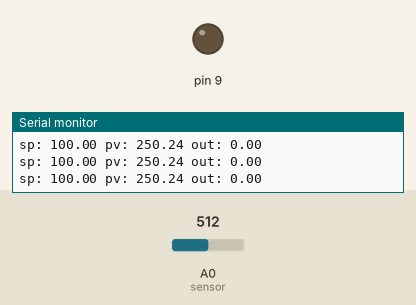
Bench run of a sketch on a simulated Arduino Uno, built with avr-gcc and run on an emulated ATmega328P. Parts: output pins drawn as LEDs (lit = HIGH), the last lines printed to the serial monitor. The inputs (shaded band) are chosen by the test bench; at power-on: A0 (sensor) = 512.

Above: at 1.2 s.
1.3 s: A0 (sensor) set to 0
At 3.0 s:
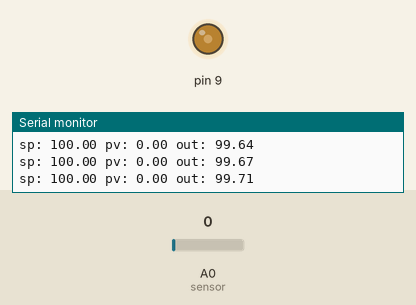
4.3 s: A0 (sensor) set to 20
At 4.7 s:
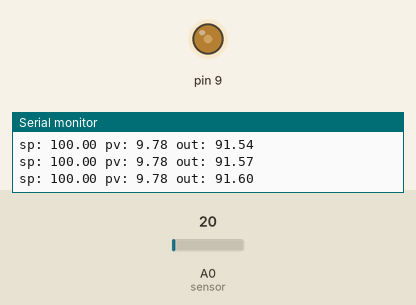
7.3 s: A0 (sensor) set to 6
At 8.1 s:
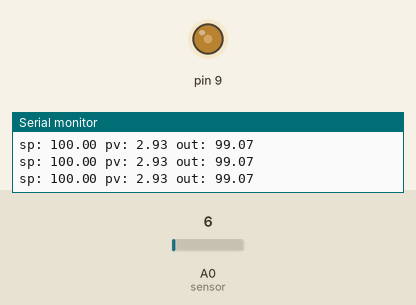
8.8 s: A0 (sensor) set to 3
At 9.2 s:
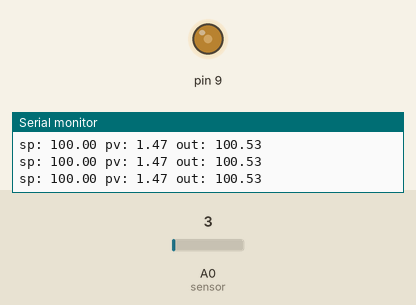
Timing chart, 0 to 11.8 s (numbered marks = the images above; inputs shaded):
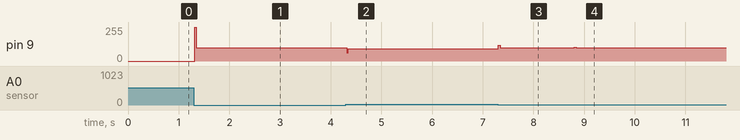

Measured:
- after the input at 1.3 s, pin 9: 0/255 → 98/255 at once, → 99/255 0.90 s later, → 100/255 1.0 s later, → 101/255 1.0 s later
- after the input at 4.3 s, pin 9: 101/255 → 91/255 at once, → 92/255 0.77 s later
- after the input at 7.3 s, pin 9: 92/255 → 99/255 at once
- after the input at 8.8 s, pin 9: 99/255 → 100/255 at once

The sketch:

pid_basic.ino
```cpp
// snippet: pid_basic
// tags: pid, controller, control, proportional, integral, derivative, feedback, setpoint, closed-loop
// boards: avr, esp32, megaavr, nano33iot, romi32u4, rp2040
// library: none
// description: Standard PID controller with proper I/D terms, anti-windup, and sensor read
//   PID formula: output = kp*error + ki*integral + kd*derivative
//   Anti-windup: clamp integral term to prevent saturation overshoot.
//   Derivative: (error - prevError) / dt, NOT (measurement - prevMeasurement).
//   All state (integral, prevError, prevMs) must be declared globally.
// prompts: PID controller, PID control loop, proportional integral derivative, feedback control, closed loop control, setpoint control, regulate temperature, speed control PID, balance control, PID tuning

float setpoint = 100.0;
float kp = 1.0, ki = 0.01, kd = 0.1;
float integral = 0.0, prevError = 0.0;
unsigned long prevMs = 0;

float pidCompute(float sp, float measured, float dt) {
  float error = sp - measured;
  integral += error * dt;
  integral  = constrain(integral, -200.0, 200.0);   // anti-windup clamp
  float derivative = (error - prevError) / dt;
  prevError = error;
  return kp * error + ki * integral + kd * derivative;
}

void setup() {
  Serial.begin(9600);
  prevMs = millis();
}

void loop() {
  unsigned long now = millis();
  if (now - prevMs < 10) return;   // 100 Hz control loop
  float dt = (now - prevMs) / 1000.0;
  prevMs = now;

  float measured = analogRead(A0) * (5.0 / 1023.0) * 100.0;   // sensor → physical units
  float output = pidCompute(setpoint, measured, dt);
  output = constrain(output, 0, 255);
  analogWrite(9, (int)output);

  Serial.print("sp: ");  Serial.print(setpoint);
  Serial.print(" pv: ");  Serial.print(measured);
  Serial.print(" out: "); Serial.println(output);
}
```
